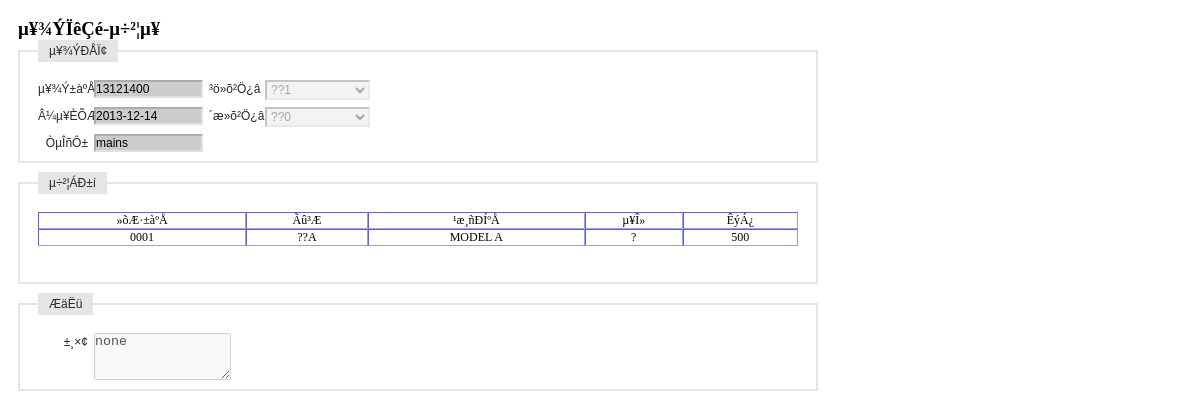
/receipt_exchange/receipt_show_exchange.php?id=13121400 (signed in), run on the app's committed database.
### tables this page shows
CREATE TABLE `table_warehouse` (
  `id` varchar(4) NOT NULL,
  `name` varchar(10) NOT NULL,
  `fuzeren` varchar(10) default NULL,
  `phone` varchar(8) default NULL,
  `address` varchar(50) default NULL,
  `remark` varchar(50) default NULL,
  PRIMARY KEY  (`id`,`name`)
);

CREATE TABLE `test_exchange` (
  `id` varchar(8) NOT NULL,
  `date` varchar(10) default NULL,
  `yewuyuan` varchar(10) default NULL,
  `type` varchar(4) default NULL,
  `warehouse` varchar(4) default NULL,
  `warehouse2` varchar(4) default NULL,
  `remark` varchar(100) default NULL,
  `itemstring` varchar(200) default NULL,
  PRIMARY KEY  (`id`)
);

CREATE TABLE `tb_product` (
  `id` int(4) NOT NULL auto_increment,
  `maintype` varchar(20) NOT NULL,
  `subtype` varchar(20) NOT NULL,
  `name` varchar(20) NOT NULL,
  `encode` varchar(20) NOT NULL,
  `barcode` varchar(20) NOT NULL,
  `size` varchar(20) NOT NULL,
  `unit` varchar(10) NOT NULL,
  `upperlimit` int(4) NOT NULL,
  `lowerlimit` int(4) NOT NULL,
  `inprice` int(4) NOT NULL,
  `outprice` int(4) NOT NULL,
  `tupian` varchar(100) NOT NULL,
  `jianjie` mediumtext NOT NULL,
  `addtime` varchar(20) NOT NULL,
  PRIMARY KEY  (`id`,`encode`,`barcode`)
);

### receipt_exchange/receipt_show_exchange.php (the view, shortened to what this page needs)
<?php
	$id = $_GET[id];
	$query = "select * from test_exchange where id = '$id'";
	$result = mysql_query($query);
	$RS = mysql_fetch_array($result);
	$date = $RS[date];
	$yewuyuan = $RS[yewuyuan];
	$itemstr = $RS[itemstring];
	$remark = $RS[remark];
	$query = "select name from table_warehouse where id = '$RS[warehouse]'";
	$result_warehouse = mysql_query($query);
	$RS2 = mysql_fetch_array($result_warehouse);
	$warehouse = $RS2[name];
	$query = "select name from table_warehouse where id = '$RS[warehouse2]'";
	$result_warehouse = mysql_query($query);
	$RS2 = mysql_fetch_array($result_warehouse);
	$warehouse2 = $RS2[name];
?>
<!DOCTYPE html PUBLIC "-//W3C//DTD XHTML 1.0 Transitional//EN" "http://www.w3.org/TR/xhtml1/DTD/xhtml1-transitional.dtd">
<html xmlns="http://www.w3.org/1999/xhtml">
<head>
</head>
<link rel="stylesheet" type="text/css" href="../css/iframe.css" media="screen" />
<body style="width:800px">
<form id="item_in" name="item_in" method="post" action="../receipt_inout/receipt_in_bg.php" onsubmit=" return checkForm()">
  <h3>µ¥¾ÝÏêÇé-µ÷²¦µ¥</h3>
  <fieldset>
  <legend>µ¥¾ÝÐÅÏ¢</legend>
  <label>µ¥¾Ý±àºÅ</label>
  <input id="id" name="id" type="text" value="<?php echo $id;?>" style="background-color:#CCCCCC" readonly/>
  <label>³ö»õ²Ö¿â</label>
  <select name="company" id="company" disabled>
    <?php echo "<option value='$RS[warehouse]'>$warehouse</option>";?>
  </select>
  <p>&nbsp;</p>
  <label>Â¼µ¥ÈÕÆÚ</label>
  <input name="date" id="date" type="text" value="<?php echo $date;?>" style="background-color:#CCCCCC" readonly/>
  <label>´æ»õ²Ö¿â</label>
  <select id="warehouse" name="warehouse" disabled>
    <?php echo "<option value='$RS[warehouse2]'>$warehouse2</option>";?>
  </select>
  <p>&nbsp;</p>
  <label>ÒµÎñÔ±</label>
  <input id="yewuyuan" name="yewuyuan" type="text" value="<?php echo $yewuyuan;?>" style="background-color:#CCCCCC" readonly/>
  </fieldset>
  <fieldset>
  <legend>µ÷²¦ÁÐ±í</legend>
  <table id="item_list" border="1" width="100%" cellspacing="0" cellpadding="5" style="font-size:12px; border:thin; border-color:#9999FF ">
    <tr align="center">
      <td>»õÆ·±àºÅ</td>
      <td>Ãû³Æ</td>
      <td>¹æ¸ñÐÍºÅ</td>
      <td>µ¥Î»</td>
      <td>ÊýÁ¿</td>
    </tr>
	<?php
		$item_list = explode('|',$itemstr);
		foreach($item_list as $str){
			echo '<tr align="center">';
			$item_info = explode('+',$str);
			$item_id = $item_info[0];
			$item_num = $item_info[1];
			echo "<td>$item_id</td>";
			if(1){
				$query = "select * from tb_product where encode = '$item_id'";
				$result_iteminfo = mysql_query($query);
				$RS2 = mysql_fetch_array($result_iteminfo);
				echo "<td>$RS2[name]</td>";
				echo "<td>$RS2[size]</td>";
				echo "<td>$RS2[unit]</td>";
			}
			else{
				echo "<td></td>";
				echo "<td></td>";
				echo "<td></td>";
			}
			echo "<td>$item_num</td>";
			echo '</tr>';
		}
	?>
  </table>
  <p>&nbsp;</p>
  </fieldset>
  <fieldset>
  <legend>ÆäËü</legend>
  <label>±¸×¢</label>
  <textarea name="remark" cols="15" rows="3" disabled><?php echo $remark;?></textarea>
  </fieldset>
</form>
</body>
</html>

### css/iframe.css (style rules this page uses)
* { margin: 0; padding: 0; }
body { background: #FFF; padding: 18px; }
form fieldset { border: #E5E5E5 2px solid; clear: both; margin-bottom: 9px; overflow: hidden; padding: 9px 18px; }
form input, form select { border-color: #ACACAC #E1E1E1 #E1E1E1 #ACACAC; border-style: solid; border-width: 2px; float: left; font-size:12px; margin-right: 6px; width: 105px; }
form label { color: #262626; font: normal 12px/18px Arial, sans-serif; float: left; margin-right: 6px; text-align: right; width: 50px; }
form legend { background: #E5E5E5; color: #262626; font: normal 12px/18px Arial, sans-serif; margin-bottom: 9px; padding: 2px 11px; }
p { color: #666; font: normal 12px/18px Arial, sans-serif; margin-bottom: 9px; }

### data on the page
table_warehouse: company "??1"
test_exchange: date "2013-12-14", yewuyuan "mains", itemstring "0001", itemstring "500", remark "none"
table_warehouse: warehouse "??0"
tb_product: name "??A", size "MODEL A", unit "?"
